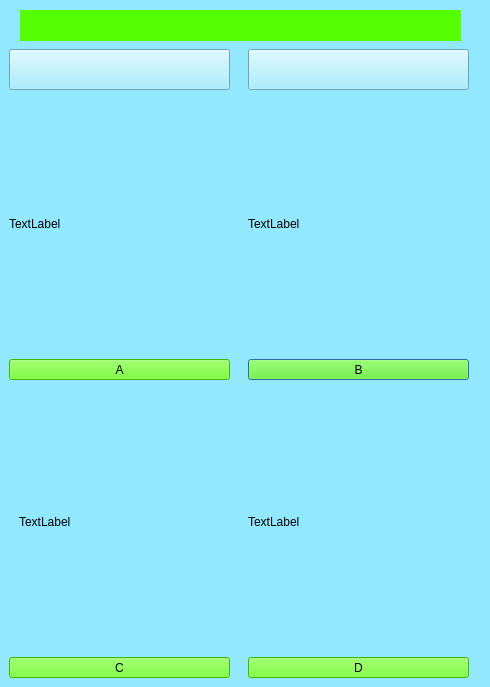
<?xml version="1.0" encoding="UTF-8"?>
<ui version="4.0">
 <class>bodyQuestionDialog</class>
 <widget class="QDialog" name="bodyQuestionDialog">
  <property name="geometry">
   <rect>
    <x>0</x>
    <y>0</y>
    <width>490</width>
    <height>687</height>
   </rect>
  </property>
  <property name="windowTitle">
   <string>Dialog</string>
  </property>
  <property name="styleSheet">
   <string notr="true">background-color: rgb(146, 232, 255);</string>
  </property>
  <widget class="QLabel" name="label_2">
   <property name="geometry">
    <rect>
     <x>248</x>
     <y>98</y>
     <width>221</width>
     <height>251</height>
    </rect>
   </property>
   <property name="text">
    <string>TextLabel</string>
   </property>
  </widget>
  <widget class="QPushButton" name="pushButton_2">
   <property name="geometry">
    <rect>
     <x>248</x>
     <y>359</y>
     <width>221</width>
     <height>21</height>
    </rect>
   </property>
   <property name="styleSheet">
    <string notr="true">color: rgb(0, 0, 0);
background-color: rgb(85, 255, 0);</string>
   </property>
   <property name="text">
    <string>B</string>
   </property>
  </widget>
  <widget class="QLabel" name="label_1">
   <property name="geometry">
    <rect>
     <x>9</x>
     <y>98</y>
     <width>221</width>
     <height>251</height>
    </rect>
   </property>
   <property name="text">
    <string>TextLabel</string>
   </property>
  </widget>
  <widget class="QPushButton" name="pushButton_6">
   <property name="geometry">
    <rect>
     <x>9</x>
     <y>49</y>
     <width>221</width>
     <height>41</height>
    </rect>
   </property>
   <property name="styleSheet">
    <string notr="true">border-image: url(:/Assets/Buttons/gaa-tilbake_active.png);</string>
   </property>
   <property name="text">
    <string/>
   </property>
  </widget>
  <widget class="QLabel" name="label_4">
   <property name="geometry">
    <rect>
     <x>248</x>
     <y>396</y>
     <width>221</width>
     <height>251</height>
    </rect>
   </property>
   <property name="text">
    <string>TextLabel</string>
   </property>
  </widget>
  <widget class="QLabel" name="label_3">
   <property name="geometry">
    <rect>
     <x>19</x>
     <y>396</y>
     <width>221</width>
     <height>251</height>
    </rect>
   </property>
   <property name="text">
    <string>TextLabel</string>
   </property>
  </widget>
  <widget class="QPushButton" name="pushButton">
   <property name="geometry">
    <rect>
     <x>9</x>
     <y>359</y>
     <width>221</width>
     <height>21</height>
    </rect>
   </property>
   <property name="styleSheet">
    <string notr="true">color: rgb(0, 0, 0);
background-color: rgb(85, 255, 0);</string>
   </property>
   <property name="text">
    <string>A</string>
   </property>
  </widget>
  <widget class="QPushButton" name="pushButton_5">
   <property name="geometry">
    <rect>
     <x>248</x>
     <y>49</y>
     <width>221</width>
     <height>41</height>
    </rect>
   </property>
   <property name="styleSheet">
    <string notr="true">border-image: url(:/Assets/Buttons/gaa-videre_active.png);</string>
   </property>
   <property name="text">
    <string/>
   </property>
  </widget>
  <widget class="QPushButton" name="pushButton_3">
   <property name="geometry">
    <rect>
     <x>9</x>
     <y>657</y>
     <width>221</width>
     <height>21</height>
    </rect>
   </property>
   <property name="styleSheet">
    <string notr="true">color: rgb(0, 0, 0);
background-color: rgb(85, 255, 0);</string>
   </property>
   <property name="text">
    <string>C</string>
   </property>
  </widget>
  <widget class="QPushButton" name="pushButton_4">
   <property name="geometry">
    <rect>
     <x>248</x>
     <y>657</y>
     <width>221</width>
     <height>21</height>
    </rect>
   </property>
   <property name="styleSheet">
    <string notr="true">color: rgb(0, 0, 0);
background-color: rgb(85, 255, 0);</string>
   </property>
   <property name="text">
    <string>D</string>
   </property>
  </widget>
  <widget class="QLabel" name="questionLabel">
   <property name="geometry">
    <rect>
     <x>20</x>
     <y>10</y>
     <width>441</width>
     <height>31</height>
    </rect>
   </property>
   <property name="font">
    <font>
     <pointsize>12</pointsize>
    </font>
   </property>
   <property name="styleSheet">
    <string notr="true">background-color: rgb(85, 255, 0);
color: rgb(0, 0, 0);
border:none;
</string>
   </property>
   <property name="text">
    <string/>
   </property>
  </widget>
 </widget>
 <resources/>
 <connections/>
</ui>
